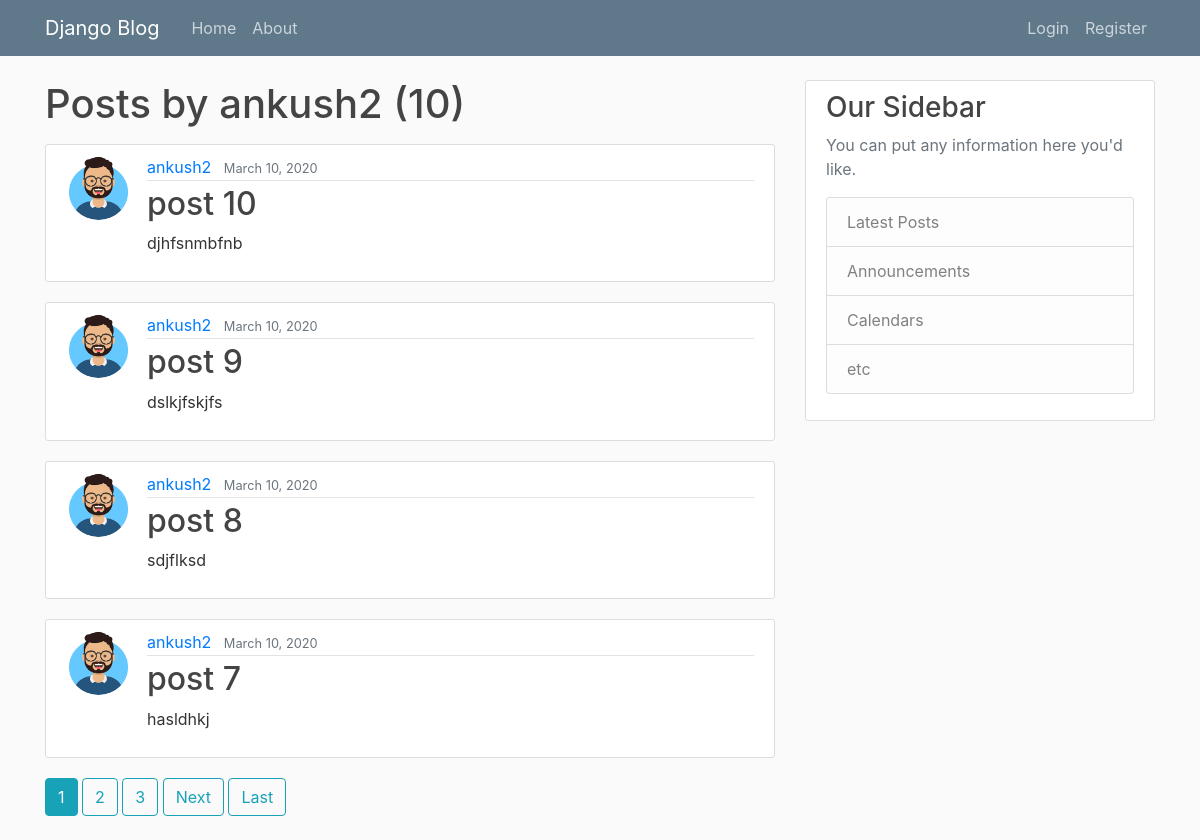
The app's page /user/ankush2 with its own data.
### blog/models.py (models this page shows, shortened)
class Post(models.Model):
    title = models.CharField(max_length=100)
    content = models.TextField()
    date_posted = models.DateTimeField(default=timezone.now)
    author = models.ForeignKey(User, on_delete=models.CASCADE)

### users/models.py (models this page shows, shortened)
class Profile(models.Model):
    user = models.OneToOneField(User, on_delete=models.CASCADE)
    image = models.ImageField(default='default.png', upload_to='profile_pics')
    Bio = models.TextField()

### blog/views.py (the view)
# urls.py: path('user/<str:username>', UserPostListView.as_view(), name="user-posts"),
class UserPostListView(ListView):
    model = Post
    template_name = 'blog/user_posts.html'
    context_object_name = 'posts'
    paginate_by = 4
    def get_queryset(self):
        user = get_object_or_404(User, username=self.kwargs.get('username'))
        return Post.objects.filter(author=user).order_by('-date_posted')

### blog/templates/blog/user_posts.html (shortened to what this page needs)
{% extends "blog/base.html" %}
{% block content %}
    <h1 class="mb-3">Posts by {{ view.kwargs.username }} ({{ page_obj.paginator.count }})</h1>
    {% for post in posts %}
        <article class="media content-section">
          <img class="rounded-circle article-img" src="{{ post.author.profile.image.url }}">
          <div class="media-body">
            <div class="article-metadata">
              <a class="mr-2" href="{% url 'user-posts' post.author.username %}">{{ post.author }}</a>
              <small class="text-muted">{{ post.date_posted|date:"F d, Y" }}</small>
            </div>
            <h2><a class="article-title" href="{% url 'post-detail' post.id %}">{{ post.title }}</a></h2>
            <p class="article-content">{{ post.content }}</p>
          </div>
        </article>
    {% endfor %}
    {% if is_paginated %}
      {% for num in page_obj.paginator.page_range %}
        {% if page_obj.number == num %}
          <a class="btn btn-info mb-4" href="?page={{ num }}">{{ num }}</a>
        {% elif num > page_obj.number|add:'-3' and num < page_obj.number|add:'3' %}
          <a class="btn btn-outline-info mb-4" href="?page={{ num }}">{{ num }}</a>
        {% endif %}
      {% endfor %}
      {% if page_obj.has_next %}
        <a class="btn btn-outline-info mb-4" href="?page={{ page_obj.next_page_number }}">Next</a>
        <a class="btn btn-outline-info mb-4" href="?page={{ page_obj.paginator.num_pages }}">Last</a>
      {% endif %}
    {% endif %}
{% endblock content %}

### blog/static/blog/main.css (style rules this page uses)
body { background: #fafafa; color: #333333; margin-top: 5rem; }
h1, h2, h3, h4, h5, h6 { color: #444444; }
.content-section { background: #ffffff; padding: 10px 20px; border: 1px solid #dddddd; border-radius: 3px; margin-bottom: 20px; }
.article-title { color: #444444; }
.article-content { white-space: pre-line; }
.article-img { height: 65px; width: 65px; margin-right: 16px; }
.article-metadata { padding-bottom: 1px; margin-bottom: 4px; border-bottom: 1px solid #e3e3e3 }

### records on screen
Post: author.profile.image (placeholder picture), author "ankush2", date_posted "March 10, 2020", title "post 10", content "djhfsnmbfnb"
Post: author.profile.image (placeholder picture), author "ankush2", date_posted "March 10, 2020", title "post 9", content "dslkjfskjfs"
Post: author.profile.image (placeholder picture), author "ankush2", date_posted "March 10, 2020", title "post 8", content "sdjflksd"
Post: author.profile.image (placeholder picture), author "ankush2", date_posted "March 10, 2020", title "post 7", content "hasldhkj"

### other values on screen
{{ view.kwargs.username }} "ankush2"
{{ page_obj.paginator.count }} "10"
{{ num }} "1"
{{ num }} "2" "3"
